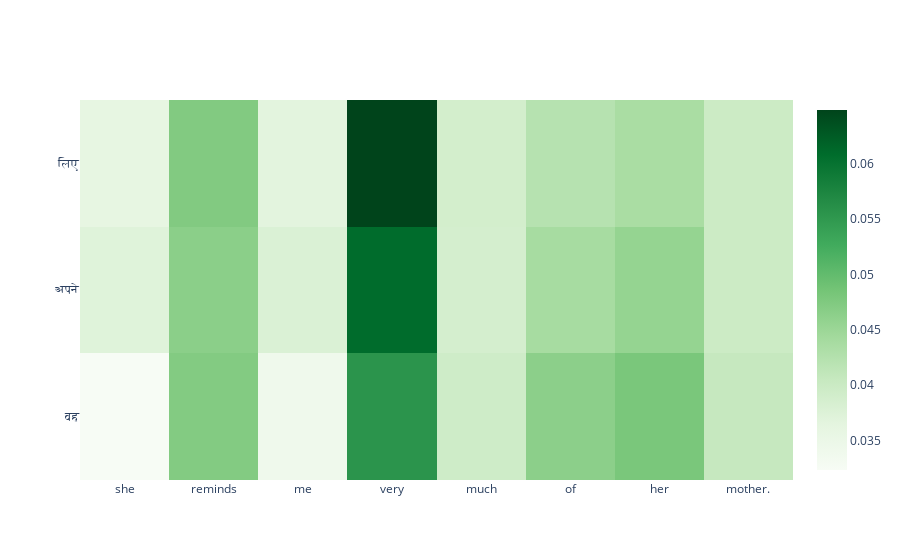

The cell this chart's notebook holds for it:
### Code cell
predict_random_val_sentence()

### Figure 1 — Plotly figure (JSON) as saved in the notebook; plotly's stock layout.template omitted (floating-point values rounded to 4 significant figures; data arrays with more than 128 entries replaced by an {"elided": "..."} marker saying what was removed)
{"data": [{"colorscale": [[0, "rgb(247,252,245)"], [0.125, "rgb(229,245,224)"], [0.25, "rgb(199,233,192)"], [0.375, "rgb(161,217,155)"], [0.5, "rgb(116,196,118)"], [0.625, "rgb(65,171,93)"], [0.75, "rgb(35,139,69)"], [0.875, "rgb(0,109,44)"], [1, "rgb(0,68,27)"]], "type": "heatmap", "x": ["she", "reminds", "me", "very", "much", "of", "her", "mother."], "y": ["वह", "अपने", "लिए", "वह", "अपने", "लिए", "वह", "अपने", "लिए", "वह", "अपने", "लिए", "वह", "अपने", "लिए", "वह", "अपने", "लिए", "वह", "अपने", "लिए", "वह", "अपने", "लिए", "वह", "अपने"], "z": {"elided": "26x8 float values"}}], "layout": {}}
